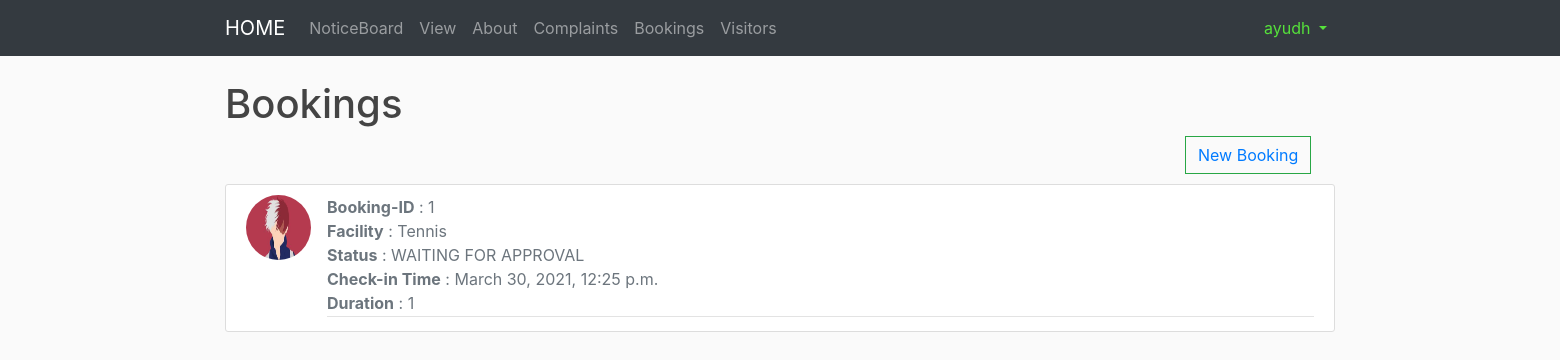
Page /bookings-list/ (signed in) on the committed database.
### bookings/models.py (models this page shows)
class Booking(models.Model) :
	WAITING = 'WAIT'
	ALLOTTED = 'ALOT'
	REJECTED = 'REJC'
	status_choices = [
		(WAITING, 'WAITING FOR APPROVAL'),
		(ALLOTTED, 'ALLOTTED'),
		(REJECTED, 'REJECTED'),
	]
	BADMINTON = 'BADM'
	TABLE_TENNIS = 'TATE'
	TENNIS = 'TENS'
	COMMUNITY_HALL = 'COMH'
	facility_choices = [
		(BADMINTON,'Badminton'),
		(TABLE_TENNIS, 'Table Tennis'),
		(TENNIS, 'Tennis'),
		(COMMUNITY_HALL, 'Community Hall'),
	]
	booking_id = models.AutoField(primary_key = True)
	user_id = models.ForeignKey(Resident,on_delete = models.CASCADE)
	facility = models.CharField(max_length = 20, choices = facility_choices)
	status = models.CharField(max_length = 4,choices = status_choices, default = WAITING)
	check_in = models.DateTimeField()
	duration = models.IntegerField()
	check_out = models.DateTimeField(null = True)

### bookings/views.py (the view)
# urls.py: path('bookings-list/', views.bookings_display_view.as_view(), name='bookings_display'),
class bookings_display_view(generic.ListView) :
	model = Booking
	template_name = 'bookings/bookings_display.html'
	context_object_name = 'bookings_list'
	def get_queryset(self) :
		user_id = self.request.user.id
		return Booking.objects.filter(user_id__exact = user_id)
	def get_context_data(self, **kwargs):
	    context = super().get_context_data(**kwargs)
	    context['user_id'] = self.request.user.id
	    resident = Resident.objects.get(user_id__exact = self.request.user.id)
	    context['image_url'] = resident.image.url
	    return context

### bookings/templates/bookings/bookings_display.html (shortened to what this page needs)
{% extends 'base.html' %}
{% load static %}
{% block content %}
<!DOCTYPE html>
<html>
  <head>
  	<link rel="stylesheet" href="{% static 'admin-complaint.css' %}">
  </head>
  <body>
    <h1>Bookings</h1>
    <div  id = "create_booking_button">
       <button class="btn btn-outline-success my-2 my-sm-0"><a href="{% url 'bookings:create_booking' %}">New Booking</a>
       </button>
    </div>
        {% for booking in bookings_list %}
        <article class="media content-section">
        <img class = "rounded-circle article-img"src = "{{ image_url }}">
        <div class="media-body">
          <div class="article-metadata">
            <medium class="text-muted"><b>Booking-ID</b> : {{ booking.booking_id }}</br></medium>
            <medium class="text-muted"><b>Facility</b> : {{ booking.get_facility_display }}</br></medium>
            <medium class="text-muted"><b>Status</b> : {{ booking.get_status_display }}</br></medium>
            <medium class="text-muted"><b>Check-in Time</b> : {{ booking.check_in }}</br></medium>
            <medium class="text-muted"><b>Duration</b> : {{ booking.duration }}</br></medium>
          </div>
        </div>
        </article>
      {% endfor %}
  </body>
</html>
{% endblock %}

### templates/base.html (shortened to what this page needs)
{% load static %}
<html>
<head>
	<link rel="stylesheet" href="https://stackpath.bootstrapcdn.com/bootstrap/4.4.1/css/bootstrap.min.css">
	<link rel="stylesheet" type="text/css" href="{% static 'main.css' %}">
</head>
<body>
<nav class="navbar navbar-expand-lg navbar-dark bg-dark">
	<div class="container">
	  <a class="navbar-brand" href="{% url 'home' %}">HOME</a>
	  <div class="collapse navbar-collapse" id="navbarSupportedContent">
	    <ul class="navbar-nav mr-auto">
				{% if user.is_authenticated %}
						{% if user.is_superuser%}
						 	<a class="nav-item nav-link" href="{% url 'home' %}">NoticeBoard</a>
							<a class="nav-link nav-link" href="">Leave Requests</a>
							<a class="nav-item nav-link" href="{% url 'home'%}">Complaints</a>
							<li class="nav-item dropdown">
							 <a class="nav-link dropdown-toggle" href="#" id="navbarDropdown" role="button" data-toggle="dropdown" aria-haspopup="true" aria-expanded="false">
								 Add User
							 </a>
							 <div class="dropdown-menu" aria-labelledby="navbarDropdown">
								 <a class="dropdown-item" href="{% url 'accounts:signup_resident' %}">Resident</a>
								 <div class="dropdown-divider"></div>
								 <a class="dropdown-item" href="{% url 'accounts:signup_watchmen' %}">Watchmen</a>
							 </div>
						 	</li>
           				{% else %}
					 		 <a class="nav-item nav-link" href="{% url 'home' %}">NoticeBoard</a>
							 <a class="nav-item nav-link" href="{% url 'buildings:main_view'%}">View</a>
					 {% endif %}
				{% else %}
					<a class="nav-item nav-link" href="{% url 'home' %}">NOTICE BOARD</a>
			 {% endif %}
			 <a class="nav-item nav-link" href="{% url 'about' %}">About</a>
			 <a class="nav-item nav-link" href="{% url 'complaints:complaints_display' %}">Complaints</a>
			 <a class="nav-item nav-link" href="{% url 'bookings:bookings_display' %}">Bookings</a>
			 <a class="nav-item nav-link" href="{% url 'visitors:visitors_display' %}">Visitors</a>
	    </ul>
			<div class="form-inline my-2 my-lg-0">
					<!-- {% load notifications_tags %}
					<script src="{% static 'notifications/notify.js' %}" type="text/javascript"></script>
					{% register_notify_callbacks callbacks='fill_notification_list,fill_notification_badge' %}
					<li class="dropdown">
					    <a href="#" class="dropdown-toggle" data-toggle="dropdown"><img src = "/static/bell.png" id = "bell">
					    	<div id = "badge">
					         {% live_notify_badge %}
					        </div>
					        <span class="glyphicon glyphicon-user pull-right">
					        </span>
					    </a>
	                <ul class="dropdown-menu" id="notice-link">
	                  <a href="{% url 'notifications:unread' %}">
	                    {% live_notify_list %}
	                  </a>
	                </ul>
					</li> -->
					{% if not user.is_authenticated %}
							<a href="{% url 'accounts:login_user' %}">
									<button class="btn btn-outline-success my-2 my-sm-0" type="button">Log In</button>
							</a>
							<!-- <a href="{% url 'accounts:signup_resident' %}">
									<button class="btn btn-outline-success my-2 my-sm-0 ml-2" type="button" >
											Sign Up
									</button>
							</a> -->
					{% else %}
					<div class="navbar-nav">
							{% if user.is_superuser %}
											<a class="nav-item nav-link" href="#" style="color: #ffffff">{{ user.username }}</a>
											<a href="{% url 'accounts:logout_user' %}">
													<button class="btn btn-outline-success my-2 my-sm-0" type="button">Logout</button>
											</a>
							{% else %}
							<li class="nav-item dropdown">
							 <a class="nav-link dropdown-toggle" href="#" id="navbarDropdown" style="color: #56e13b"role="button" data-toggle="dropdown" aria-haspopup="true" aria-expanded="false">
								 {{ user.username }}
							 </a>
						 	</li>
							{% endif %}
					</div>
					{% endif %}
			</div>
		</div>
	</div>
</nav>
		<div class="container">
            <br>
            {% block content %}
            {% endblock content %}
         </div>
</body>
</html>

### assets/main.css (style rules this page uses)
body { background: #fafafa; color: #333333; margin-top: 0rem; }
h1, h2, h3, h4, h5, h6 { color: #444444; }
ul { margin: 0; }
.content-section { background: #ffffff; padding: 10px 20px; border: 1px solid #dddddd; border-radius: 3px; margin-bottom: 20px; }
.article-img { height: 65px; width: 65px; margin-right: 16px; }
.article-metadata { padding-bottom: 1px; margin-bottom: 4px; border-bottom: 1px solid #e3e3e3 }
.bg-dark { background-color: #2d2e2f;!important; }
.btn { border-radius: 0; }

### assets/admin-complaint.css (style rules this page uses)
#create_booking_button { position: relative; left: 960px; padding-bottom: 10px; }

### rows in the picture
Booking: booking_id "1", facility "Tennis", status "WAITING FOR APPROVAL", check_in "March 30, 2021, 12:25 p.m.", duration "1"

### other values in the picture
{{ user.username }} "ayudh"
